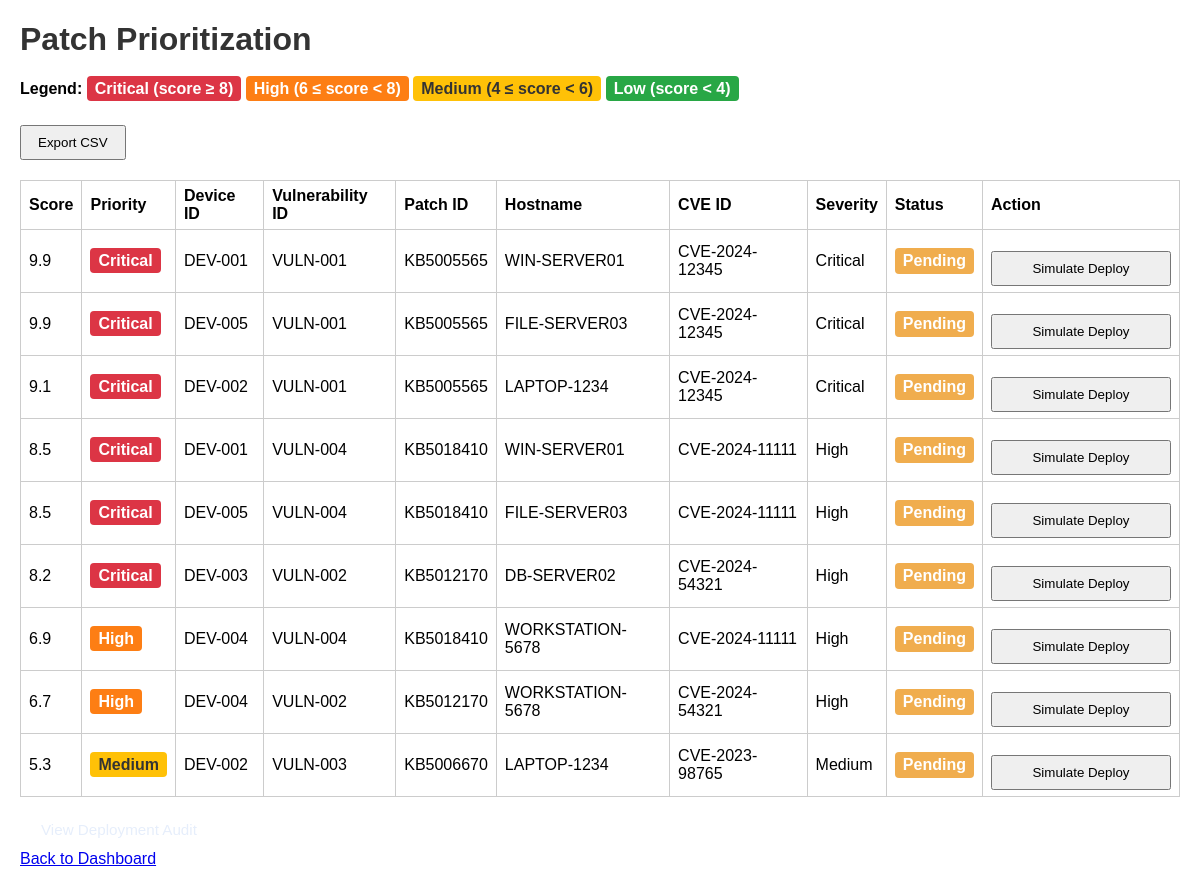
The page /priorities on the database its author committed.
### tables this page shows
CREATE TABLE Vulnerabilities (
    vuln_id INTEGER PRIMARY KEY AUTOINCREMENT,
    id TEXT,
    cve_id TEXT NOT NULL,
    severity TEXT,
    cvss REAL,
    description TEXT
);

CREATE TABLE Priority_Scores (
    score_id INTEGER PRIMARY KEY AUTOINCREMENT,
    dv_id INTEGER NOT NULL,
    patch_id TEXT,
    score_value REAL,
    priority TEXT,
    score_reason TEXT,
    FOREIGN KEY (dv_id) REFERENCES Device_Vulnerabilities(dv_id),
    FOREIGN KEY (patch_id) REFERENCES Patches(patch_id)
);

CREATE TABLE Devices (
    device_id TEXT PRIMARY KEY,
    hostname TEXT NOT NULL,
    os TEXT,
    criticality TEXT
);

### main.py (the view)
@app.get("/priorities")
def priorities(request: Request):
    from services.scoring_service import get_priority_list
    priorities = get_priority_list()
    return templates.TemplateResponse("priorities.html", {"request": request, "priorities": priorities})

### templates/priorities.html (shortened to what this page needs)
<!DOCTYPE html>
<html>
<head>
    <link rel="stylesheet" href="/static/styles.css">
</head>
<body>
<h1>Patch Prioritization</h1>
<div style="margin-bottom: 12px;">
    <strong>Legend:</strong>
    <span class="priority critical">Critical (score ≥ 8)</span>
    <span class="priority high">High (6 ≤ score &lt; 8)</span>
    <span class="priority medium">Medium (4 ≤ score &lt; 6)</span>
    <span class="priority low">Low (score &lt; 4)</span>
</div>
<div style="margin-bottom: 20px;">
    <button onclick="exportCSV()">Export CSV</button>
</div>
<table>
    <tr>
        <th>Score</th>
        <th>Priority</th>
        <th>Device ID</th>
        <th>Vulnerability ID</th>
        <th>Patch ID</th>
        <th>Hostname</th>
        <th>CVE ID</th>
        <th>Severity</th>
        <th>Status</th>
        <th>Action</th>
    </tr>
    {% for p in priorities %}
    <tr class="{% if p.action_status | lower == 'completed' %}deployed-row{% endif %}" onclick="showDetail({{ p.score_id }})" style="cursor: pointer;">
        <td>{{ p.score_value | round(1) }}</td>
        <td><span class="priority {{ p.priority | lower }}">{{ p.priority }}</span></td>
        <td>{{ p.device_id }}</td>
        <td>{{ p.vulnerability_id }}</td>
        <td>{{ p.patch_id }}</td>
        <td>{{ p.hostname }}</td>
        <td>{{ p.cve_id }}</td>
        <td>{{ p.severity }}</td>
        <td><span class="status {{ p.action_status | lower }}">{{ p.action_status }}</span></td>
        <td onclick="event.stopPropagation();">
            <div class="deploy-cell">
                {% if p.action_status | lower == 'completed' %}
                    <button class="deployed-button" disabled>Patched</button>
                {% else %}
                    <button onclick="deploy(this, '{{ p.score_id }}')">Simulate Deploy</button>
                {% endif %}
            </div>
        </td>
    </tr>
    {% else %}
    <tr>
        <td colspan="10">No priorities found. Please ingest data and run scoring first.</td>
    </tr>
    {% endfor %}
</table>
<div style="margin-top:12px;">
    <a href="/deployments" class="nav-button">View Deployment Audit</a>
</div>
<a href="/dashboard">Back to Dashboard</a>
</body>
</html>

### static/styles.css (style rules this page uses)
body { font-family: Arial, sans-serif; margin: 20px; }
h1, h2 { color: #333; }
button { margin-top: 15px; padding: 8px 16px; cursor: pointer; }
table { border-collapse: collapse; width: 100%; margin-top: 15px; }
th, td { border: 1px solid #ccc; padding: 6px 8px; text-align: left; }
.priority { padding: 4px 8px; border-radius: 4px; color: white; font-weight: bold; }
.priority.critical { background-color: #dc3545; }
.priority.high { background-color: #fd7e14; }
.priority.medium { background-color: #ffc107; color: #333; }
.priority.low { background-color: #28a745; }
.status { padding: 4px 8px; border-radius: 4px; display: inline-block; font-weight: bold; }
.status.pending { background: #f0ad4e; color: #fff; }
.deploy-cell { display: flex; flex-direction: column; gap: 8px; width: 180px; }
.nav-button { display: inline-block; padding: 11px 20px; background: rgba(255,255,255,0.06); border: 1px solid rgba(255,255,255,0.12); border-radius: 12px; color: #e6eefb; text-decoration: none; font-weight: 500; font-size: 0.95rem; transition: all 0.2s ease; }

### rows shown on the page
Vulnerabilities: score_value "9.9", priority "Critical", device_id "DEV-001", vulnerability_id "VULN-001", patch_id "KB5005565", hostname "WIN-SERVER01", cve_id "CVE-2024-12345", severity "Critical", action_status "Pending", device_id "DEV-005", hostname "FILE-SERVER03", score_value "9.1", device_id "DEV-002", hostname "LAPTOP-1234"
Vulnerabilities: score_value "8.5", priority "Critical", device_id "DEV-001", vulnerability_id "VULN-004", patch_id "KB5018410", hostname "WIN-SERVER01", cve_id "CVE-2024-11111", severity "High", action_status "Pending", device_id "DEV-005", hostname "FILE-SERVER03", score_value "6.9", priority "High", device_id "DEV-004", hostname "WORKSTATION-5678"
Vulnerabilities: score_value "8.2", priority "Critical", device_id "DEV-003", vulnerability_id "VULN-002", patch_id "KB5012170", hostname "DB-SERVER02", cve_id "CVE-2024-54321", severity "High", action_status "Pending", score_value "6.7", priority "High", device_id "DEV-004", hostname "WORKSTATION-5678"
Vulnerabilities: score_value "5.3", priority "Medium", device_id "DEV-002", vulnerability_id "VULN-003", patch_id "KB5006670", hostname "LAPTOP-1234", cve_id "CVE-2023-98765", severity "Medium", action_status "Pending"
